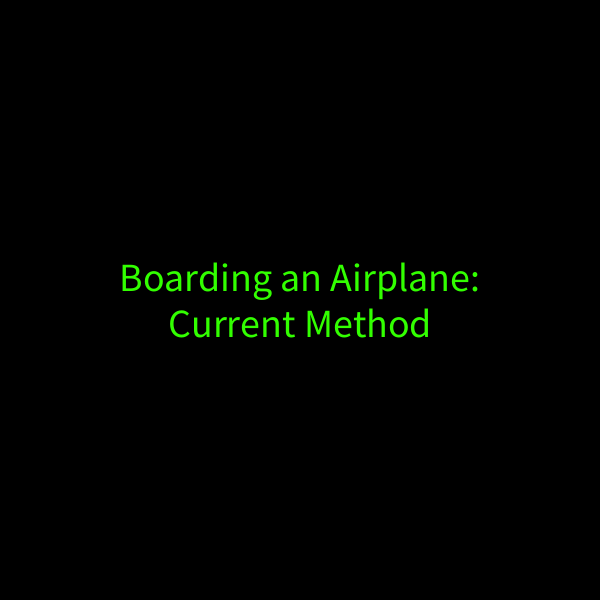
Frame 1 (no input)
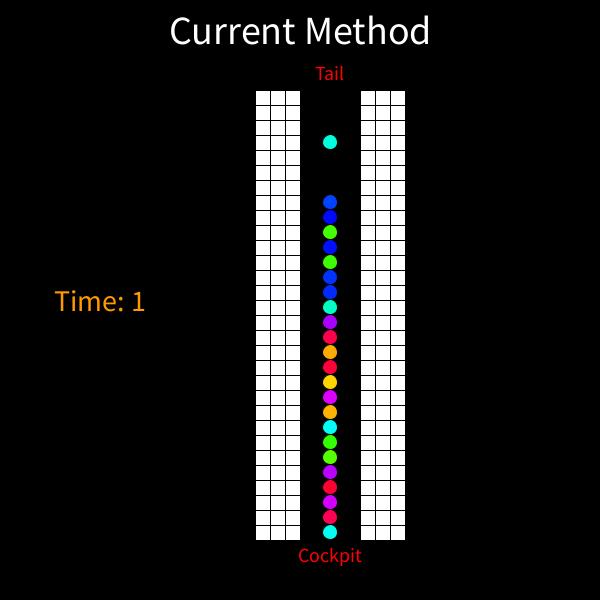
Frame 60 (the mouse pressed at the canvas centre just before this capture)
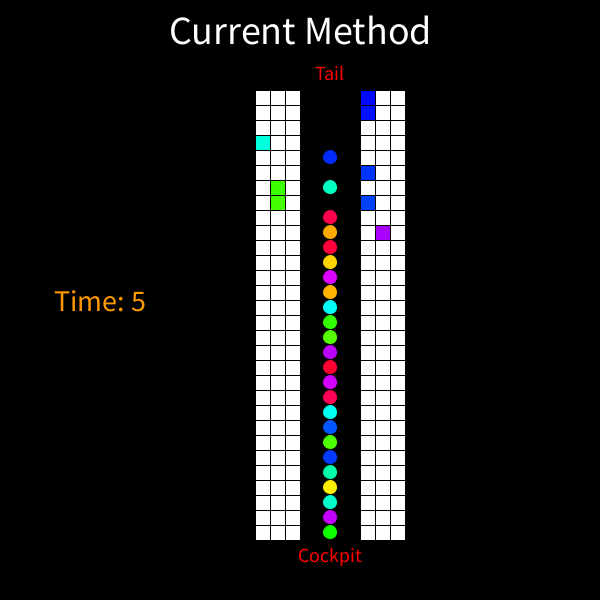
Frame 120 (the mouse held since frame 60 and released just before this capture)

The Processing sketch that drew these frames (run headless with seeded random() and noise(); from frame 60 on, the mouse is pressed at the canvas centre):

// Processing sketch: processing_34229
// ── processing_34229.pde

int ROWS = 30;
int SEATS = 6;
int WID = 15;
int RATE = 15;

int GROUPS = 3;

int rtime = 0;
int otime = 0;
int ctime = 0;

//0 - starting current
//1 - current ordering (random within groups)
//2 - starting random ordering
//3 - totally random ordering
//4 - starting optimal
//5 - optimal method
//6 - conclusion
//7 - done
int activity = 0;

int[] seats = new int[ROWS*(SEATS+1)];
ArrayList queue = new ArrayList();
ArrayList people = new ArrayList(); 

//WIDTH=500;
//HEIGHT=500;

void initializeRandom()
{
  people.clear();
  queue.clear();
  for(int i = 0 ; i < ROWS*SEATS ; i++)
    people.add(new Integer(i));
    
  while(people.size() != 0) {
    int where = (int)random(people.size());
    int passenger = (Integer)people.get(where);
    queue.add(passenger);
    people.remove(where);
  }
 
  println(queue.size());
  
  for(int i = 0 ; i < ROWS*(SEATS+1) ; i++)
    seats[i] = -1;
}

void initializeDefault()
{
  people.clear();
  queue.clear();
  for(int i = 0 ; i < ROWS*SEATS ; i++)
    people.add(new Integer(i));
  println(people);
//  chair = pos/ROWS;
//  row = pos%ROWS;
  ArrayList tmp = new ArrayList();

  for(int gg = GROUPS-1 ; gg >= 0; gg--) {
    //choose random 
    println("Section: " + (gg*ROWS*SEATS/GROUPS) + " " + ((gg+1)*ROWS*SEATS/GROUPS));
    for(int ii = 0 ; ii < ROWS*SEATS/GROUPS ; ii++) {
      int who = (int)random(gg*ROWS*SEATS/GROUPS, 
            (gg+1)*ROWS*SEATS/GROUPS-ii);
      int passenger = (Integer)people.get(who);
      int chair = passenger%SEATS;
      int row = passenger/SEATS;
      passenger = chair*ROWS + row;
      tmp.add(passenger);
      people.remove(who);
    }
  }
  
  //reverse
  for(int ii = tmp.size()-1 ; ii >= 0 ; ii--) {
    queue.add(tmp.get(ii));
  }
  
  println(queue);
  
  for(int i = 0 ; i < ROWS*(SEATS+1) ; i++)
    seats[i] = -1;
}

void initializeRandomSeatOrdered()
{
  people.clear();
  queue.clear();
  for(int i = 0 ; i < ROWS*SEATS ; i++)
    people.add(new Integer(i));
    
  for(int gg = SEATS-1 ; gg >= 0; gg--) {
    while(people.size() != 0) {
      int where = (int)random(gg*people.size()/SEATS, 
            (gg+1)*people.size()/SEATS);
      int passenger = (Integer)people.get(where);
      queue.add(passenger);
      people.remove(where);
    }
  }

  println(queue.size());
  
  for(int i = 0 ; i < ROWS*(SEATS+1) ; i++)
    seats[i] = -1;
}

void initializeOptimal()
{
  people.clear();
  queue.clear();
  for(int i = 0 ; i < ROWS*SEATS ; i++) {
    people.add(new Integer(i));
  }
  
  queue = new ArrayList(people);
  people.clear();
  //reverse

  for(int i = 0 ; i < ROWS*(SEATS+1) ; i++)
    seats[i] = -1;
}

void setup()
{
  background(1,1,0);
  size(600, 600);
  colorMode(HSB, 1);
  println(width);
  println(height);
  frameRate(30);
  smooth();
  
  for(int i = 0 ; i < ROWS*(SEATS+1) ; i++)
    seats[i] = -1;
}

void update()
{
  println(queue);
  println("Updating");
  //update positions
  int curr = ROWS;
  int chair = 0;
  int row = ROWS;
  for(int i = queue.size()-1 ; i >= 0 &&  curr >= 0 ; i--) {
    int pos = (Integer)queue.get(i);
    chair = pos/ROWS;
    row = pos%ROWS;
    if(seats[row+SEATS*ROWS] == pos) {
      println("Moving " + row + ", " + chair + " in");
      seats[row+SEATS*ROWS] = -1;
      seats[row+chair*ROWS] = pos;
      for(curr = row;curr < ROWS; curr++) {
        if(seats[curr + SEATS*ROWS] != -1) 
          break;
      }
      //subject is now seated
      queue.remove(i);
    } else {
      //remove from old location
      for(int j = 0 ; j < ROWS; j++) {
        if(seats[j + SEATS*ROWS] == pos) {
          seats[j + SEATS*ROWS] = -1;
        }
      }

      //move to seat position, and move curr to that
      if(row < curr) {
        //move to new position
        println("Moving " + row + ", " + chair + " to " + row);
        seats[row + SEATS*ROWS] = pos;
        curr = row-1;
      //move up as far as possible
      } else {
        println("Moving " + row + ", " + chair + " to " + curr);
        seats[curr+SEATS*ROWS] = pos;
        curr--;
      }
    }
  }
}

int COUNT = 2;
int time = 0;
int count = 0;
void draw()
{
  background(0,0,0);
  
  switch(activity) {
   case 0:
     if(frameCount%RATE == 0) {
       count++;
       if(count > COUNT) {
         activity++;
         count = 0;
         initializeDefault();
         time = 0;
       }
     }
     fill(.3, 1, 1);
     textSize(40);
     textAlign(CENTER, CENTER);
     text("Boarding an Airplane:\nCurrent Method", width/2, height/2);
   break;
   case 2:
      if(frameCount%RATE == 0) {
       count++;
       if(count > COUNT) {
         activity++;
         count = 0;
         initializeRandom();
         time = 0;
       }
     }
     fill(.3, 1, 1);
     textAlign(CENTER, CENTER);
     textSize(40);
     text("Totally Random Ordering\nof Passengers", width/2, height/2);
   break;
   case 4:
     if(frameCount%RATE == 0) {
       count++;
       if(count > COUNT) {
         activity++;
         count = 0;
         initializeOptimal();
         time = 0;
       }
     }
     fill(.3, 1, 1);
     textSize(40);
     textAlign(CENTER, CENTER);
     text("Sorted By Seat\nthen Row", width/2, height/2);
   break;
   case 6:
     if(frameCount%RATE == 0) {
       count++;
       if(count > COUNT) {
         activity++;
         count = 0;
         time = 0;
       }
     }
     fill(0,0,1);
     textSize(40);
     textAlign(LEFT, CENTER);
     text("Current Method:", width/12, height/2-50);
     text("Random:", width/12, height/2);
     text("Optimal:", width/12, height/2+50);
     textAlign(RIGHT, CENTER);
     text(ctime + " steps", width-width/12, height/2-50);
     text(rtime + " steps", width-width/12, height/2);
     text(otime + " steps", width-width/12, height/2+50);
     break;
   case 7:
     exit();
     break;
   default:
      if(frameCount%RATE == 0) {
        update();
        time++;
      }
      
      fill(.1, 1, 1);
      textSize(30);
      textAlign(CENTER, CENTER);
      text("Time: " + time, width/6, height/2);

      fill(.98, 0, 1);
      textSize(40);
      textAlign(CENTER, CENTER);
      if(activity == 1)
        text("Current Method", width/2, height/20);
      else if(activity == 3)
        text("Random", width/2, height/20);
      else if(activity == 5)
        text("Optimal", width/2, height/20);

      fill(0, 1, 1);
      textSize(20);
      textAlign(CENTER, CENTER);
      text("Tail", width/2+2*WID, height/2-ROWS/2*WID-2);
      text("Cockpit", width/2+2*WID, height/2+ROWS/2*WID + WID*2);
      //draw
      for(int rr = 0 ; rr < ROWS ; rr++){
        for(int ss = 0 ; ss < SEATS+1; ss++) {
          if(seats[rr+ss*ROWS] == -1) {
            if(ss == SEATS)
              fill(1, 0, 0);            
            else
              fill(1, 0, 1);

          } else
            fill(seats[rr+ss*ROWS]/((float)ROWS*SEATS), 1, 1);
            
          if(ss == SEATS) {
            ellipse(width/2+2*WID, height/2+(ROWS/2-rr)*WID+WID/2, WID, WID);
          } else if(ss < SEATS/2.0) {
            rect(width/2 - (ss+1)*WID, height/2+(ROWS/2-rr)*WID, WID, WID);
          } else{
            rect(width/2 + (ss+1)*WID, height/2+(ROWS/2-rr)*WID, WID, WID);
          }
        }
      }
      if(queue.size() == 0 && frameCount > 100) {
        if(activity == 1)
          ctime = time;
        else if(activity == 3)
          rtime = time;
        else
          otime = time;
        activity++;
      }
    break;
  }
  

}
